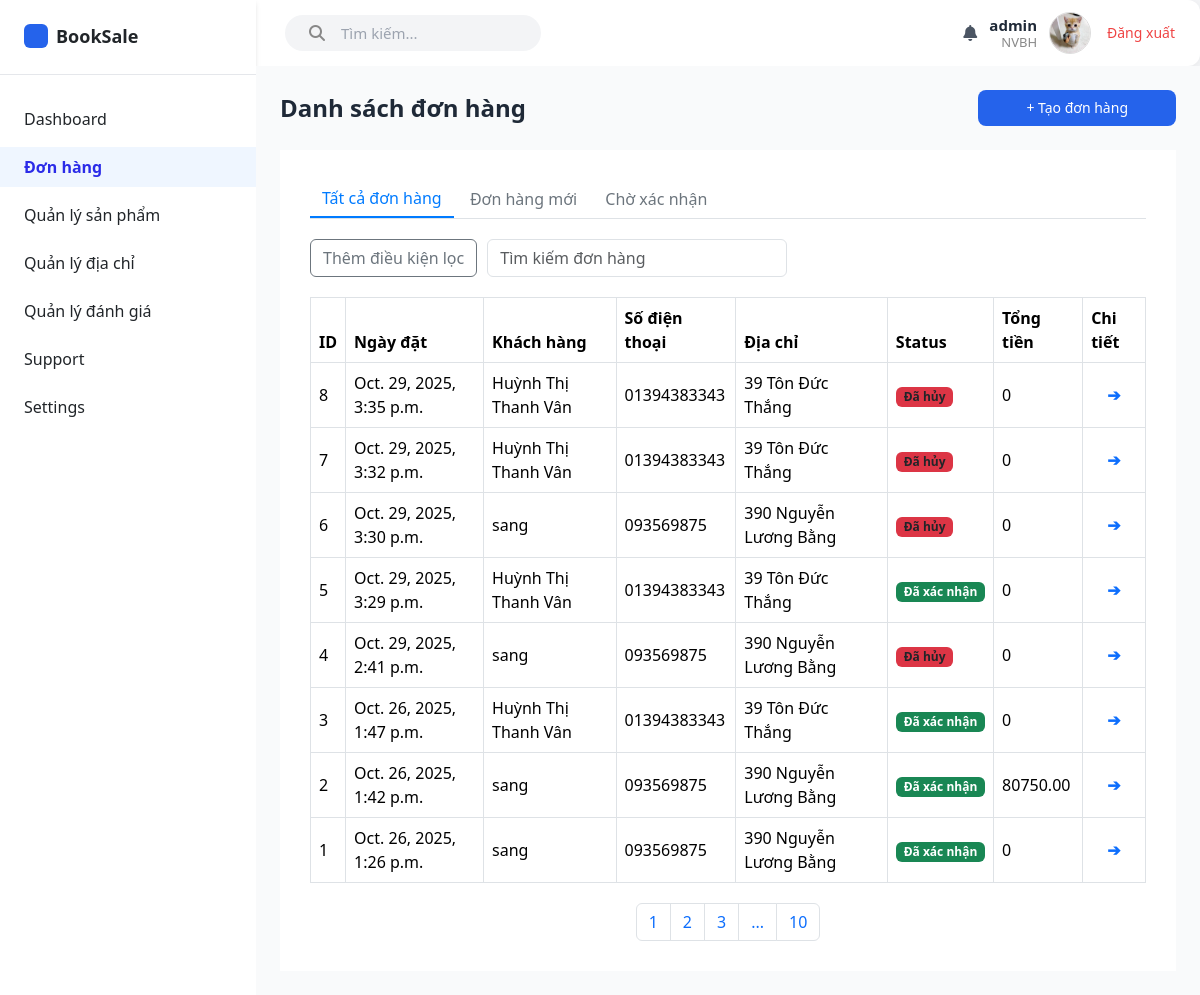
The app's page /emp/order_list/ (signed in), older data.
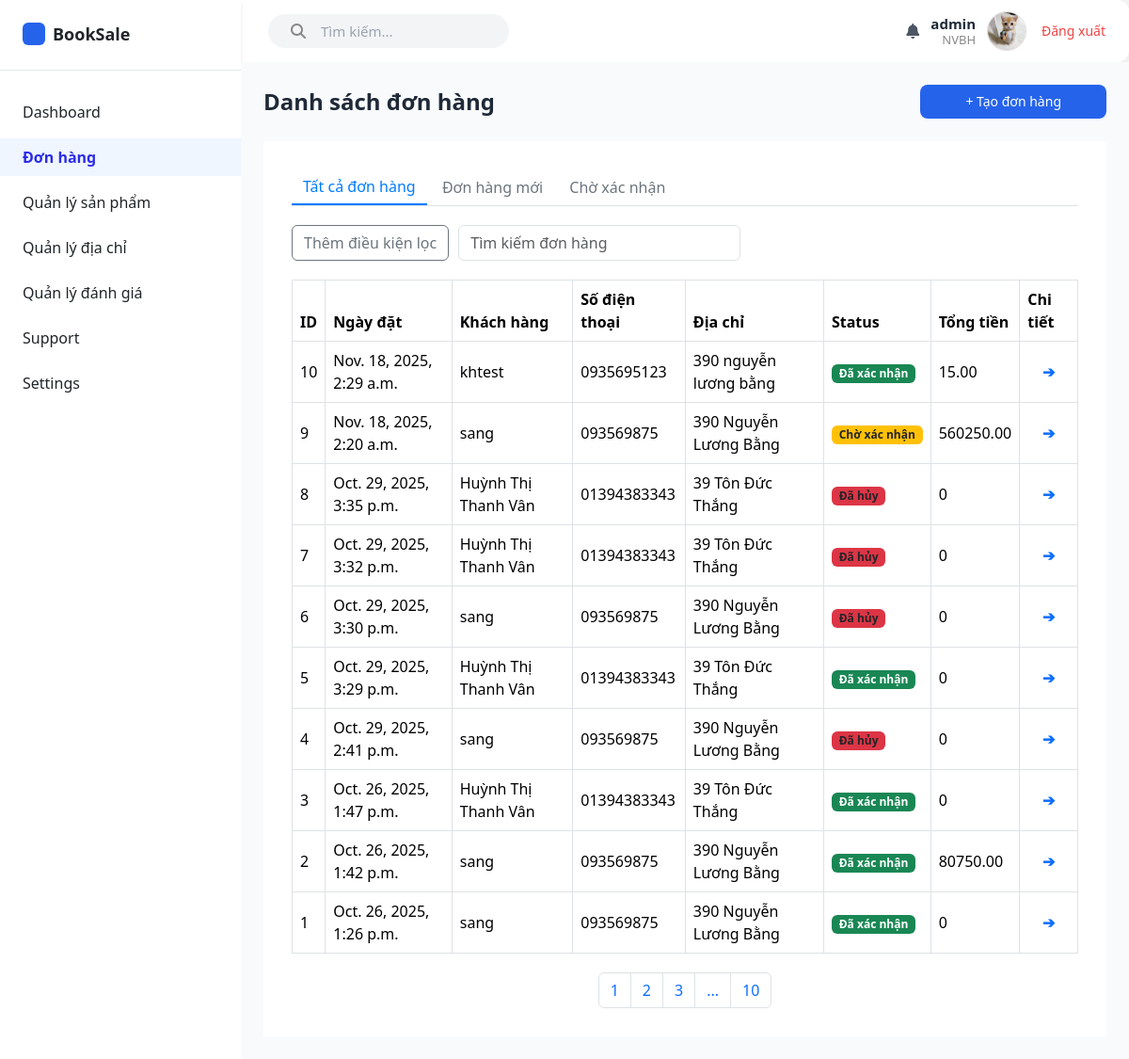
The same page, newer data.
### booksale_app/models.py (models this page shows, shortened)
class Order(models.Model):
    STATUS_CHOICES = [
        ('confirmed', 'Đã xác nhận'),
        ('pending', 'Chờ xác nhận'),
        ('cancelled', 'Đã hủy'),
        ('completed', 'Hoàn thành')
    ]
    order_date = models.DateTimeField(auto_now_add=True)
    total_amount = models.DecimalField(
        max_digits=10,
        decimal_places=2
    )
    status = models.CharField(
        max_length=20,
        choices=STATUS_CHOICES,
        default='pending'  # mặc định là "Chờ xác nhận"
    )
    cancel_reason = models.TextField(blank=True, null=True)
    customer = models.ForeignKey(
        Customer,
        on_delete = models.PROTECT
    )
    payment_method = models.CharField(choices=PaymentMethod.choices, max_length=20)

class Customer(models.Model):
    user = models.OneToOneField(auth.get_user_model(), on_delete=models.CASCADE, null=True, blank=True)
    cust_name = models.CharField(
        max_length = 255,
        blank=False, null=False,
        help_text = "Tên khách hàng"
    )
    email = models.EmailField(
        max_length = 100,
        help_text = "Email"
    )
    phone = models.CharField(
        max_length = 15,
        blank=False, null=False,
        help_text = "Số điện thoại"
    )
    address = models.CharField(
        max_length = 255,
        blank=False, null=False,
        help_text = "Địa chi"
    )
    dob = models.DateField(
        verbose_name="Ngày sinh"
    )
    avatar = models.ImageField(upload_to='customers/', null=True, blank=True)
    create_at = models.DateTimeField(
        verbose_name = "Ngày tạo",
        auto_now_add=True
    )

### booksale_app/views/admin_view/order_view.py (the view)
# urls.py: path('emp/order_list/', views.order_list, name = 'emp/order_list'),
@login_required(login_url="/accounts/login/staff/")
@group_required('NVBH', login_url="/accounts/login/staff/") # Nếu user không thuộc NVBH → redirect về login staff.
def order_list(request):
    orders =  (Order.objects
            .select_related('customer')
            .order_by('-order_date')) # select_related('customer') để lấy luôn thông tin khách hàng
    order_data = []
    for order in orders:
        order_items = Order_Item.objects.select_related('product').filter(order=order)
        prices = [item.product.sell_price * item.quantity for item in order_items]
        total_amount = sum_price_order(prices)
        order_data.append({
            'order': order,
            'total_amount': total_amount
        })
    context = {
        'order_data': order_data
    }
    return render(request, 'admin_temp/order/order_list.html', context)

### booksale_app/context_processors.py (called while the page is built)
def categories_and_cart(request):
    context = {
        'categories': Category.objects.all()[:3],  # Lấy 3 categories đầu tiên cho menu
        'cart_count': 0
    }
    if request.user.is_authenticated:
        try:
            customer = Customer.objects.get(user=request.user)
            cart = Cart.objects.filter(customer=customer).first()
            if cart:
                cart_count = Cart_Item.objects.filter(cart=cart).aggregate(
                    total=Sum('quantity')
                )['total'] or 0
                context['cart_count'] = int(cart_count) if cart_count else 0
        except (Customer.DoesNotExist, AttributeError):
            context['cart_count'] = 0
    return context

def global_user_context(request):
    user = request.user
    is_kh = False
    if user.is_authenticated:
        is_kh = user.groups.filter(name="KH").exists()
    if is_kh:
        try:
            customer = Customer.objects.get(user=user)
            cart = Cart.objects.get(customer=customer)
        except:
            pass
    return {
        "is_kh": is_kh,
    }

### booksale_app/utils.py (called while the page is built)
def sum_price_order(order_items_price):
    if not order_items_price:
        return 0
    return sum(order_items_price)

### booksale_app/views/authen_view.py (called while the page is built)
def group_required(group_name, login_url=None):
    if login_url is None:
        login_url = '/accounts/login/'
    def check_group(user):
        return user.groups.filter(name=group_name).exists()
    return user_passes_test(check_group, login_url=login_url)

### booksale_app/templates/admin_temp/order/order_list.html (shortened to what this page needs)
{% extends 'admin_temp/admin_base.html' %}
{% load static %}
{% block content %}
    <main class="flex-1 bg-gray-50 p-6">
        <div class="flex justify-between items-center mb-4">
            <h1 class="text-2xl font-semibold text-gray-800">Danh sách đơn hàng</h1>
            <a href="#" class="bg-blue-600 hover:bg-blue-700 text-white px-5 py-2 rounded-lg text-sm font-medium inline-block">
                + Tạo đơn hàng
            </a>
        </div>
        <div class="table_content">
            <div class="tab-buttons mb-3">
                <button class="btn active">Tất cả đơn hàng</button>
                <button class="btn">Đơn hàng mới</button>
                <button class="btn">Chờ xác nhận</button>
            </div>
            <div class="filter-bar">
                <button class="btn btn-outline-secondary"> Thêm điều kiện lọc</button>
                <input type="text" class="form-control" placeholder="Tìm kiếm đơn hàng">
            </div>
            <table class="table table-bordered align-middle">
                <thead>
                    <tr>
                        <th>ID</th>
                        <th>Ngày đặt</th>
                        <th>Khách hàng</th>
                        <th>Số điện thoại</th>
                        <th>Địa chỉ</th>
                        <th>Status</th>
                        <th>Tổng tiền</th>
                        <th>Chi tiết</th>
                    </tr>
                </thead>
                <tbody>
                    {% for order_data in order_data %}
                    <tr>
                        <td>{{order_data.order.id}}</td>
                        <td>{{order_data.order.order_date}}</td>
                        <td>{{order_data.order.customer.cust_name}}</td>
                        <td>{{order_data.order.customer.phone}}</td>
                        <td>{{order_data.order.customer.address}}</td>
                        <td>
                            {% if order_data.order.status == 'confirmed' %}
                                <span class="badge bg-success">Đã xác nhận</span>
                            {% elif order_data.order.status == 'pending'%}
                                <span class="badge bg-warning text-dark">Chờ xác nhận</span>
                            {% else %}
                                <span class="badge bg-danger text-dark">Đã hủy</span>
                            {% endif %}
                        </td>
                        <td>{{order_data.total_amount}}</td>
                        {% if order_data.order.status == 'confirmed' %}
                            <td class="text-center text-primary fw-bold"><a href="/emp/order_details/{{order_data.order.id}}">&#10132;</a></td>
                        {% elif order_data.order.status == 'cancelled'%}
                            <td class="text-center text-primary fw-bold"><a href="/emp/order_cancel/{{order_data.order.id}}">&#10132;</a></td>
                        {% else %}
                            <td class="text-center text-primary fw-bold"><a href="/emp/order_confirm/{{order_data.order.id}}">&#10132;</a></td>
                        {% endif %}
                    </tr>
                    {% endfor %}
                </tbody>
            </table>
            <nav>
                <ul class="pagination">
                    <li class="page-item"><a class="page-link" href="#">1</a></li>
                    <li class="page-item"><a class="page-link" href="#">2</a></li>
                    <li class="page-item"><a class="page-link" href="#">3</a></li>
                    <li class="page-item"><span class="page-link">...</span></li>
                    <li class="page-item"><a class="page-link" href="#">10</a></li>
                </ul>
            </nav>
        </div>
    </main>
{% endblock %}

### booksale_app/templates/admin_temp/admin_base.html (shortened to what this page needs)
{% load static %}
<!DOCTYPE html>
<html lang="en">
    <head>
        <script src="https://cdn.tailwindcss.com"></script>
        <link href="https://cdn.jsdelivr.net/npm/bootstrap@5.3.3/dist/css/bootstrap.min.css" rel="stylesheet" />
        <link href="https://cdnjs.cloudflare.com/ajax/libs/font-awesome/6.5.0/css/all.min.css" rel="stylesheet" />
    </head>
    <body class="bg-gray-100 font-sans">
        <div class="header">
            <div class="search-box hidden md:flex items-center bg-gray-100 px-4 py-2 rounded-full w-64">
                <i class="fa fa-search text-gray-500"></i>
                <input
                    type="text"
                    placeholder="Tìm kiếm..."
                    class="bg-transparent border-0 outline-none ml-2 text-sm w-full"
                />
            </div>
            <div class="user-section">
                <div><i class="fa fa-bell text-gray-600"></i></div>
                {% if user.is_authenticated %}
                <div class="user-info text-right leading-tight">
                    <p class="name font-bold text-gray-800">{{ user.username }}</p>
                    <p class="role">NVBH</p>
                </div>
                {% if user.profile.avatar %}
                <img src="{{ user.profile.avatar.url }}" class="avatar" />
                {% else %}
                <img src="{% static 'images/image.jpg' %}" class="avatar" />
                {% endif %}
                <a href="{% url 'logout' %}" class="text-sm text-red-500 hover:underline ml-1">Đăng xuất</a>
                {% endif %}
            </div>
        </div>
        <div class="flex h-100">
            <aside class="w-64 bg-white h-screen shadow-md h-auto" style="margin-top: -68px">
                <div class="p-6 flex items-center space-x-2 border-b">
                    <div class="w-6 h-6 bg-blue-600 rounded"></div>
                    <span class="font-semibold text-lg">BookSale</span>
                </div>
                <nav class="mt-6">
                    <ul class="space-y-2">
                        <li>
                            <a href="#" class="flex items-center px-6 py-2 hover:bg-gray-100">
                                <span>Dashboard</span>
                            </a>
                        </li>
                        <li>
                            <a href="#" class="flex items-center px-6 py-2 hover:bg-gray-100 isActive">
                                <span>Đơn hàng</span>
                            </a>
                        </li>
                        <li>
                            <details>
                                <summary class="flex items-center px-6 py-2 hover:bg-gray-100 rounded">
                                    Quản lý sản phẩm
                                </summary>
                            </details>
                        </li>
                        <li>
                            <a href="#" class="flex items-center px-6 py-2 hover:bg-gray-100">
                                <span>Quản lý địa chỉ</span>
                            </a>
                        </li>
                        <li>
                            <a href="#" class="flex items-center px-6 py-2 hover:bg-gray-100">
                                <span>Quản lý đánh giá</span>
                            </a>
                        </li>
                        <li>
                            <a href="#" class="flex items-center px-6 py-2 hover:bg-gray-100">
                                <span>Support</span>
                            </a>
                        </li>
                        <li>
                            <a href="#" class="flex items-center px-6 py-2 hover:bg-gray-100">
                                <span>Settings</span>
                            </a>
                        </li>
                    </ul>
                </nav>
            </aside>
            {% block content %} {% endblock %}
        </div>
    </body>
</html>

### booksale_app/templates/admin_temp/order/order_list.html (style rules this page uses)
.isActive { font-weight: 600 !important; color: rgba(41, 41, 232, 0.991) !important; background-color: #eff6ff; }
.tab-buttons { border-bottom: 1px solid #dee2e6; margin-bottom: 15px; }
.tab-buttons .btn { border: none; background: none; color: #6c757d; font-weight: 500; border-radius: 0; }
.tab-buttons .btn.active { border-bottom: 2px solid #007bff; color: #007bff; }
.filter-bar { display: flex; align-items: center; gap: 10px; margin: 20px 0; }
.filter-bar input { width: 300px; }
.table thead { background-color: #f1f3f5; font-weight: 600; }
.table td { vertical-align: middle; }
.pagination { justify-content: center; margin-top: 20px; }
.table_content { background-color: #ffffff; padding: 30px; }
td.text-center { text-align: center !important; }

### booksale_app/templates/admin_temp/admin_base.html (style rules this page uses)
body { background-color: #f5f6fa; font-family: 'Segoe UI', sans-serif; margin: 0; }
summary::marker { content: ''; }
details > summary { display: flex; align-items: center; padding-left: 1.5rem; padding-top: 0.5rem; padding-bottom: 0.5rem; cursor: pointer; }
.header { background-color: #fff; border-radius: 12px; box-shadow: 0 2px 8px rgba(0, 0, 0, 0.05); display: flex; justify-content: space-between; align-items: center; padding: 12px 25px; }
.search-box { display: flex; align-items: center; background-color: #f3f4f6; border-radius: 50px; padding: 8px 16px; width: 400px; margin-left: 260px; }
.search-box i { color: #888; }
.search-box input { border: none; outline: none; background: transparent; flex: 1; font-size: 15px; padding-left: 8px; }
.user-section { display: flex; align-items: center; gap: 12px; }
.user-info { text-align: right; }
.user-info .name { font-weight: 600; font-size: 15px; margin: 0; }
.user-info .role { color: #888; font-size: 13px; margin: 0; }
.avatar { width: 42px; height: 42px; border-radius: 50%; border: 1px solid #ddd; }

Row changes from the older to the newer data that the page shows:
added Order: order.id "10", order.order_date "Nov. 18, 2025, 2:29 a.m.", order.customer.cust_name "khtest", order.customer.phone "0935695123", order.customer.address "390 nguyễn lương bằng", status "Đã xác nhận", total_amount "15.00"
added Order: order.id "9", order.order_date "Nov. 18, 2025, 2:20 a.m.", order.customer.cust_name "sang", order.customer.phone "093569875", order.customer.address "390 Nguyễn Lương Bằng", status "Chờ xác nhận", total_amount "560250.00"
